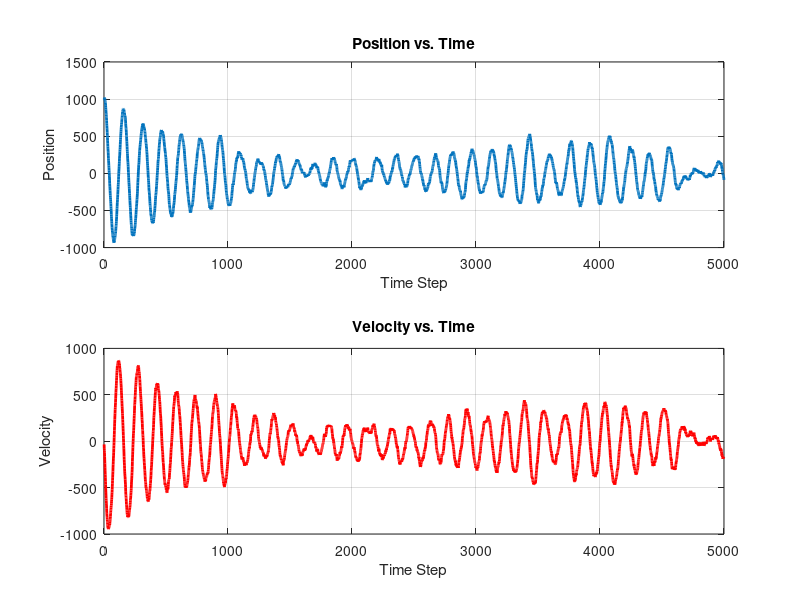

Source code (MATLAB):
% real system

% Initial conditions
position = 1000; 
velocity = 3; 


t = 0; 
dt = 0.04; % time-track 
num_steps = 5000; % Define the number of simulation steps
 
% Noises Setup
% process noice 



% Storage for plotting
positions = zeros(num_steps, 1);
velocities = zeros(num_steps, 1);
outputs = zeros(num_steps, 1);

time = 1:num_steps;


% Create single particle
p = [position, velocity]; 

for j = 1:num_steps



    % feedback control parameters
    k_pos = -1;
    k_vel = -0.1;
    % a = -9*tan(3*t); 
    a = k_pos * (p(1) - 0) + k_vel * p(2) ; 


    % noise_a = randn * noise_size; 
    % a = a + noise_a; 
    process_noise = 8; 

    % propogate model
    A = [1, dt; 0, 1];       % A
    B = [dt^2 / 2, dt];             % control input
    % process_noise = std .* randn(2, 1); 

    % Update state
    p = (A * p')' + B * a + randn * process_noise;

    % Store values for plotting
    positions(j) = p(1); % x
    velocities(j) = p(2); % v

    % output generation
    % Calculate Sensor output: a * p + b * v
    observation_noise = 0; %p(1) / 20 + p(2) / 20; 
    a = 0.3;
    b = 0.7; 
    outputs(j) = p(1) * a + p(2) * b + observation_noise * randn; 

    t = t + dt; 
end




% Save for output 
save('positions.mat', 'positions'); 
save('velocities.mat', "velocities"); 
save('outputs.mat', 'outputs'); 







% Plot results
figure;

subplot(2,1,1); % First subplot: Position over time
plot(time, positions, '-', 'LineWidth', 2);
xlabel('Time Step');
ylabel('Position');
title('Position vs. Time');
grid on;

subplot(2,1,2); % Second subplot: Velocity over time
plot(time, velocities, '-', 'LineWidth', 2, 'Color', 'r');
xlabel('Time Step');
ylabel('Velocity');
title('Velocity vs. Time');
grid on;